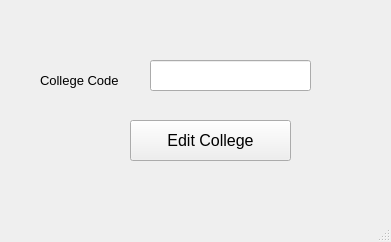
<?xml version="1.0" encoding="UTF-8"?>
<ui version="4.0">
 <class>editCollegeWindow1</class>
 <widget class="QMainWindow" name="editCollegeWindow1">
  <property name="geometry">
   <rect>
    <x>0</x>
    <y>0</y>
    <width>391</width>
    <height>242</height>
   </rect>
  </property>
  <property name="windowTitle">
   <string>Edit College</string>
  </property>
  <widget class="QWidget" name="centralwidget">
   <widget class="QLineEdit" name="collegeEdit">
    <property name="geometry">
     <rect>
      <x>150</x>
      <y>60</y>
      <width>161</width>
      <height>31</height>
     </rect>
    </property>
    <property name="font">
     <font>
      <pointsize>10</pointsize>
     </font>
    </property>
   </widget>
   <widget class="QLabel" name="label">
    <property name="geometry">
     <rect>
      <x>40</x>
      <y>70</y>
      <width>101</width>
      <height>21</height>
     </rect>
    </property>
    <property name="font">
     <font>
      <pointsize>10</pointsize>
     </font>
    </property>
    <property name="text">
     <string>College Code</string>
    </property>
   </widget>
   <widget class="QPushButton" name="editingCollege">
    <property name="geometry">
     <rect>
      <x>130</x>
      <y>120</y>
      <width>161</width>
      <height>41</height>
     </rect>
    </property>
    <property name="font">
     <font>
      <pointsize>12</pointsize>
     </font>
    </property>
    <property name="text">
     <string>Edit College</string>
    </property>
   </widget>
  </widget>
  <widget class="QMenuBar" name="menubar">
   <property name="geometry">
    <rect>
     <x>0</x>
     <y>0</y>
     <width>391</width>
     <height>26</height>
    </rect>
   </property>
  </widget>
  <widget class="QStatusBar" name="statusbar"/>
 </widget>
 <resources/>
 <connections/>
</ui>
